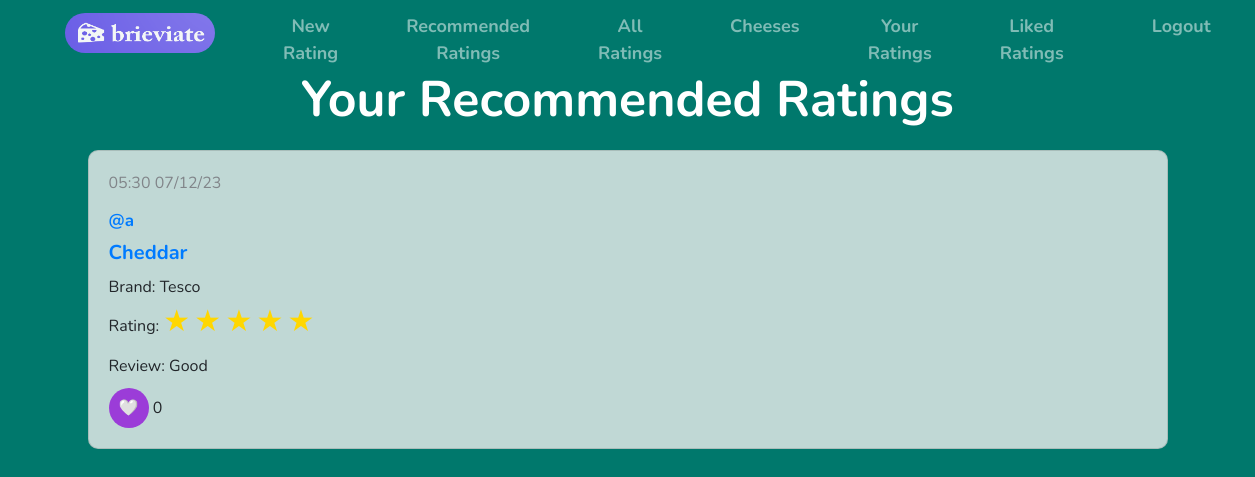
Page /user_recommended (signed in) on the committed database.
### app/models.py (models this page shows, shortened)
class Cheese(db.Model):
    id = db.Column(db.Integer, primary_key=True)
    name = db.Column(db.String(64), index=True, unique=False)

class Review(db.Model):
    id = db.Column(db.Integer, primary_key=True)
    cheese_id = db.Column(db.Integer, db.ForeignKey('cheese.id'))
    user_id = db.Column(db.Integer, db.ForeignKey('user.id'))
    date = db.Column(db.DateTime, index=True)
    brand = db.Column(db.String(50))
    review = db.Column(db.String(500))
    rating = db.Column(db.Integer)
    likes = db.Column(db.Integer, default=0)

### app/ratings.py (the view)
@ratings.route('/user_recommended')
@login_required
def user_recommended():
    cheeses_reviewed = Review.query.filter_by(user_id=current_user.id).with_entities(Review.cheese_id).all()
    cheeses_reviewed_list = []
    for entry in cheeses_reviewed:
        cheeses_reviewed_list.append(entry[0])
    reviews_all = Review.query.filter(Review.cheese_id.in_(cheeses_reviewed_list)).order_by(Review.likes.desc()).limit(30).all()
    if len(reviews_all) > 10:
        reviews_random = random.sample(reviews_all, 10)
    else:
        reviews_random = reviews_all
    reviews = []
    for entry in reviews_random:
        review = {}
        review['id']=entry.id
        review['date'] = entry.date.strftime("%H:%M %d/%m/%y")
        review['user'] = User.query.filter_by(id=entry.user_id).first().username
        review['cheese'] = Cheese.query.filter_by(id=entry.cheese_id).first().name
        review['brand'] = entry.brand
        review['rating'] = entry.rating
        review['review'] = entry.review
        review['likes'] = entry.likes
        reviews.append(review)
    return render_template('user_recommended.html', reviews=reviews, title='Recommended')

### app/__init__.py (called while the page is built)
@login_manager.user_loader
def load_user(user_id):
    return User.query.get(int(user_id))

@app.before_request
def initial_setup():
    filename = app.static_folder + '/cheeses.txt'
    get_cheeses(filename)

### app/get_cheeses.py (called while the page is built)
def get_cheeses(filename):
    with open(filename, 'r') as file:
        cheeses = file.readlines()
        for cheese_name in cheeses:
            cheese_name = cheese_name.strip()
            existing_cheese = Cheese.query.filter_by(name=cheese_name).first()
            if not existing_cheese:
                cheese = Cheese(name=cheese_name)
                db.session.add(cheese)
        db.session.commit()

### app/templates/user_recommended.html (shortened to what this page needs)
{% extends "base.html" %}
{% block content %}
<div class="container">
    <h1 class="page-title">Your Recommended Ratings</h1>
    <div class="container-fluid">
        <div class="row">
            <div class="col-12">
                {% for review in reviews %}
                <div class="card">
                    <div class="card-body">
                        <p class="card-text-datetime">{{ review.date }}</p>
                        <h5 class="card-text-username"><a href="{{ url_for ('ratings.user_ratings', username=review.user) }}">@{{ review.user }}</a></h5>
                        <h6 class="card-text-cheese"><a href="{{ url_for ('cheeses.cheese_profile', cheese=review.cheese.lower().replace(' ', '-')) }}">{{ review.cheese }}</a></h6>
                        <p class="card-text-brand">Brand: {{ review.brand }}</p>
                        <p class="card-text">Rating:
                            {% for i in range(review.rating) %}
                            <span class="review-stars">&#9733;</span>
                            {% endfor %}
                        <p class="card-text">Review: {{ review.review }}</p>
                        <button class="like-button" review-id="{{ review.id }}">
                            &#129293;
                        </button>
                        <span id="likes-{{ review.id }}">{{ review.likes }}</span>
                    </div>
                </div>
                {% endfor %}
            </div>
        </div>
    </div>
</div>
{% endblock %}

### app/static/formatting.css (style rules this page uses)
.page-title { color: #ffffff; font-size: 50px; text-align: center; font-weight: bold; margin-bottom: 20px; }
.card { background-color: rgba(240, 240, 240, 0.8); backdrop-filter: blur(5px); border-radius: 10px; margin-bottom: 20px; }
.card-body { padding: 20px; }
.card-text { margin-bottom: 10px; }
.card-text-datetime { color: #818589; }
.card-text-username { font-size: 17px; font-weight: bold; margin-bottom: 10px; }
.card-text-cheese { font-size: 20px; font-weight:bold; margin-bottom: 10px; }
.card-text-brand { margin-bottom: 0px; }
.review-stars { color: gold; font-size: 30px; }
.like-button { width: 40px; height: 40px; border-radius: 50%; background-color: #9b3cd8; border: none; cursor: pointer; align-items: center; }
body { background-color: #00786c; font-family: 'Nunito'; font-size: 16px; }

### rows in the picture
Cheese: cheese "Cheddar"
Review: brand "Tesco", review "Good"

### other values in the picture
{{ review.date }} "05:30 07/12/23"
{{ review.user }} "a"
{{ review.likes }} "0"
